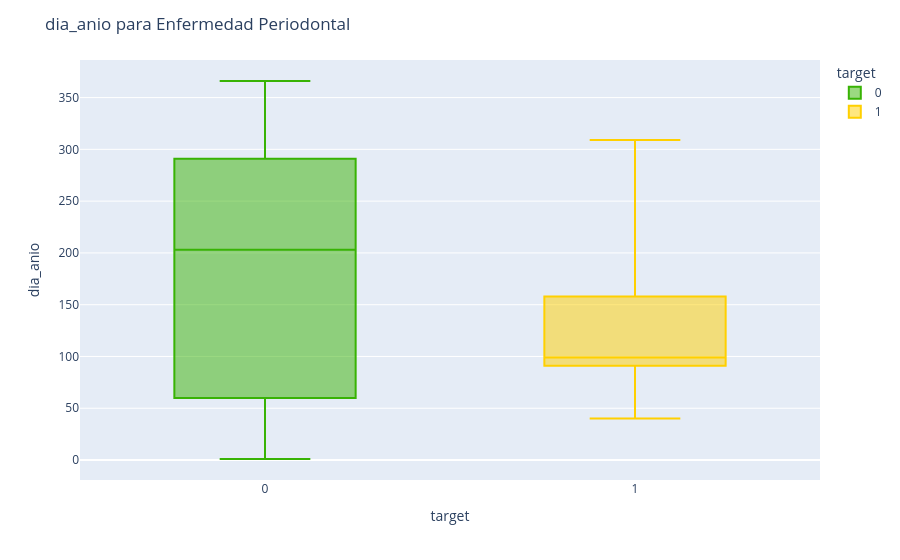
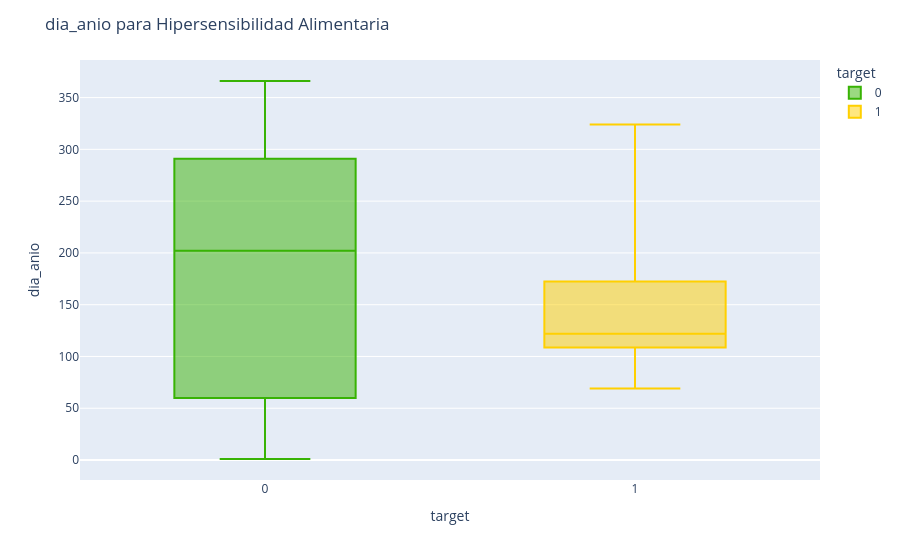
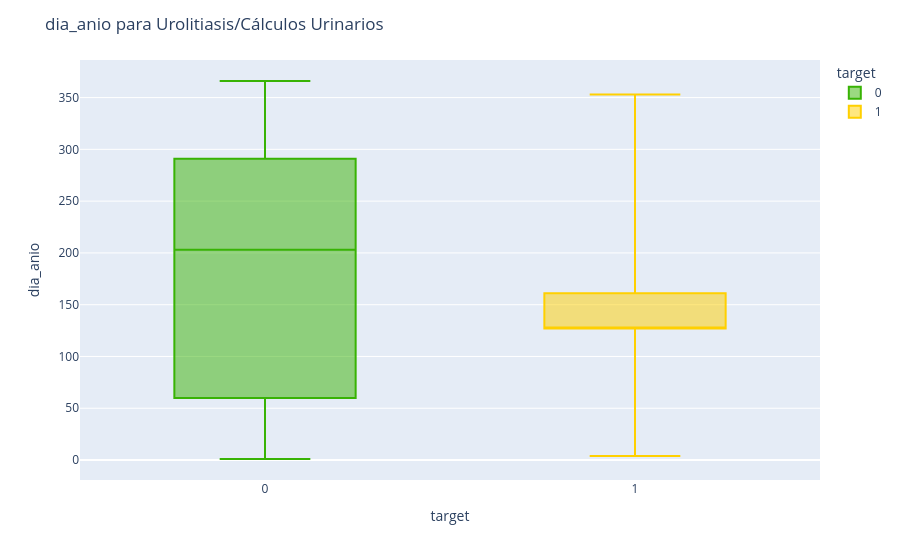
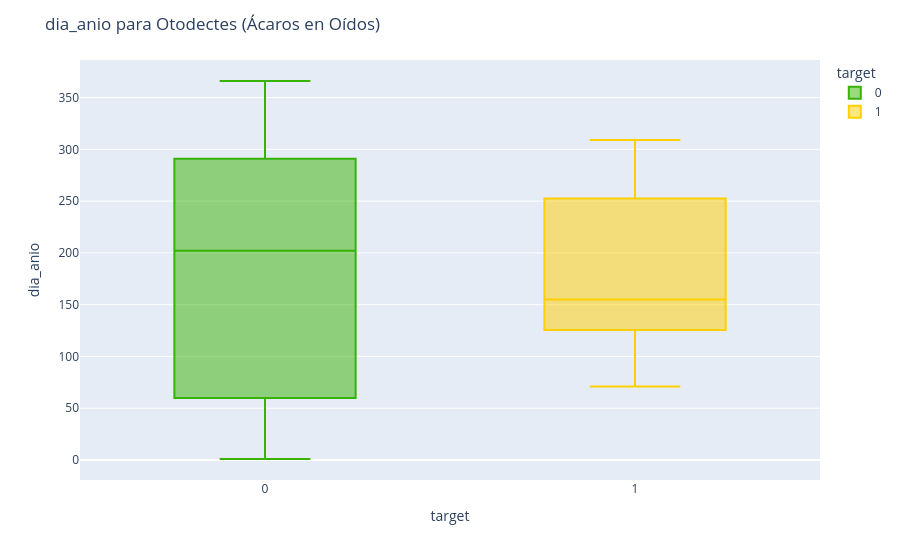

The cell these charts' notebook holds for them, in order:
### Code cell
cols=['cat_raza', 'dia_anio']

# gráfico de nulos
msno.matrix(df2[cols], labels=True)

numeros=['dia_anio']

excluir=['enfermedades', 'raza', 'pronostico_normalizado', 'fecha',"target", "tipo"]

base1=df2[cols+['enfermedades']].fillna(-1)

categorias=[]
for i in cols:
    if i not in numeros:
        categorias.append(i)
        base1[i]=base1[i].astype("category")
        map={-1:"Sin datos"}
        base1 = base1.replace({i: map})
    else:
        map={'No Disponible':-1}
        base1 = base1.replace({i: map})
        base1[i]=base1[i].astype("float")

for k in resultados["enfermedad"].unique():
    base1["target"]=0
    base1["target"].loc[base1["enfermedades"]==k]=1
    df3=df2[df2["enfermedades"]==k].copy()
    print(k)
    print(len(df3))
    
    # graficar histograma números
    plt.figure(figsize=(30,100))
    for i, var in enumerate(numeros):
        plt.subplot(20,5,i+1)
        plt.hist(base1[var],50)
        title_string = var + " para " + k
        plt.title(title_string)
        plt.xlabel(var)
    plt.show()
    # graficar números vs variable
    #plt.figure(figsize=(20,120))
    colores=["#38B304","#FFD000","#0067B1","#D98F08","#2ADAC6","#E6BA02", "#85929E","#2ADAC6","#7E06F3", "#F20F8C"]
    for i, var in enumerate(numeros):
        fig = px.box(base1, x='target', y=var, color="target",color_discrete_sequence=colores) 
        fig.update_traces(boxpoints=False) 
        fig.update_layout(title=var + " para " + k)
        fig.show()



    # graficar categoricas

    for var in categorias:
        if var not in excluir:
            try:
                fig, ax = plt.subplots(figsize=(20,5))
                plot = sns.histplot(data=base1, x=var, hue='target', multiple="fill", shrink=.7, ax=ax )
                ax2 = ax.twinx()
                sns.countplot(x=var, data=base1, edgecolor = "red", facecolor = "white", width=0.1, ax=ax2)
                plot.set_xticklabels(plot.get_xticklabels(), rotation=90)
                title_string = "Acumulado de estado vs. " + var + " para " + k
                sns.move_legend(
                    ax, "lower center",
                    bbox_to_anchor=(.5, 1.1), ncol=3, title=None, frameon=False,
                )
                ax2.grid(False)
                ax.set_ylabel('Conteo normalizado')
                ax2.set_ylabel('Conteo')
                plt.title(title_string)
                
            except:
                print("fallo ", var + " para " + k)
    plt.show()

### Figure 1 — Plotly figure (JSON) as saved in the notebook; plotly's stock layout.template omitted (floating-point values rounded to 4 significant figures; data arrays with more than 128 entries replaced by an {"elided": "..."} marker saying what was removed)
{"data": [{"alignmentgroup": "True", "boxpoints": false, "hovertemplate": "target=%{x}<br>dia_anio=%{y}<extra></extra>", "legendgroup": "0", "marker": {"color": "#38B304"}, "name": "0", "notched": false, "offsetgroup": "0", "orientation": "v", "showlegend": true, "type": "box", "x": {"elided": "25117 int values"}, "x0": " ", "xaxis": "x", "y": {"elided": "25117 float values"}, "y0": " ", "yaxis": "y"}, {"alignmentgroup": "True", "boxpoints": false, "hovertemplate": "target=%{x}<br>dia_anio=%{y}<extra></extra>", "legendgroup": "1", "marker": {"color": "#FFD000"}, "name": "1", "notched": false, "offsetgroup": "1", "orientation": "v", "showlegend": true, "type": "box", "x": [1, 1, 1, 1, 1, 1, 1, 1, 1, 1, 1, 1, 1, 1, 1], "x0": " ", "xaxis": "x", "y": [40.0, 75.0, 81.0, 91.0, 91.0, 91.0, 91.0, 99.0, 158.0, 158.0, 158.0, 227.0, 128.0, 121.0, 309.0], "y0": " ", "yaxis": "y"}], "layout": {"boxmode": "overlay", "legend": {"title": {"text": "target"}, "tracegroupgap": 0}, "margin": {"t": 60}, "title": {"text": "dia_anio para Enfermedad Periodontal"}, "xaxis": {"anchor": "y", "categoryarray": [0, 1], "categoryorder": "array", "domain": [0, 1], "title": {"text": "target"}}, "yaxis": {"anchor": "x", "domain": [0, 1], "title": {"text": "dia_anio"}}}}

### Figure 2 — Plotly figure (JSON) as saved in the notebook; plotly's stock layout.template omitted (floating-point values rounded to 4 significant figures; data arrays with more than 128 entries replaced by an {"elided": "..."} marker saying what was removed)
{"data": [{"alignmentgroup": "True", "boxpoints": false, "hovertemplate": "target=%{x}<br>dia_anio=%{y}<extra></extra>", "legendgroup": "0", "marker": {"color": "#38B304"}, "name": "0", "notched": false, "offsetgroup": "0", "orientation": "v", "showlegend": true, "type": "box", "x": {"elided": "25127 int values"}, "x0": " ", "xaxis": "x", "y": {"elided": "25127 float values"}, "y0": " ", "yaxis": "y"}, {"alignmentgroup": "True", "boxpoints": false, "hovertemplate": "target=%{x}<br>dia_anio=%{y}<extra></extra>", "legendgroup": "1", "marker": {"color": "#FFD000"}, "name": "1", "notched": false, "offsetgroup": "1", "orientation": "v", "showlegend": true, "type": "box", "x": [1, 1, 1, 1, 1], "x0": " ", "xaxis": "x", "y": [122.0, 122.0, 122.0, 324.0, 69.0], "y0": " ", "yaxis": "y"}], "layout": {"boxmode": "overlay", "legend": {"title": {"text": "target"}, "tracegroupgap": 0}, "margin": {"t": 60}, "title": {"text": "dia_anio para Hipersensibilidad Alimentaria"}, "xaxis": {"anchor": "y", "categoryarray": [0, 1], "categoryorder": "array", "domain": [0, 1], "title": {"text": "target"}}, "yaxis": {"anchor": "x", "domain": [0, 1], "title": {"text": "dia_anio"}}}}

### Figure 3 — Plotly figure (JSON) as saved in the notebook; plotly's stock layout.template omitted (floating-point values rounded to 4 significant figures; data arrays with more than 128 entries replaced by an {"elided": "..."} marker saying what was removed)
{"data": [{"alignmentgroup": "True", "boxpoints": false, "hovertemplate": "target=%{x}<br>dia_anio=%{y}<extra></extra>", "legendgroup": "0", "marker": {"color": "#38B304"}, "name": "0", "notched": false, "offsetgroup": "0", "orientation": "v", "showlegend": true, "type": "box", "x": {"elided": "25102 int values"}, "x0": " ", "xaxis": "x", "y": {"elided": "25102 float values"}, "y0": " ", "yaxis": "y"}, {"alignmentgroup": "True", "boxpoints": false, "hovertemplate": "target=%{x}<br>dia_anio=%{y}<extra></extra>", "legendgroup": "1", "marker": {"color": "#FFD000"}, "name": "1", "notched": false, "offsetgroup": "1", "orientation": "v", "showlegend": true, "type": "box", "x": [1, 1, 1, 1, 1, 1, 1, 1, 1, 1, 1, 1, 1, 1, 1, 1, 1, 1, 1, 1, 1, 1, 1, 1, 1, 1, 1, 1, 1, 1], "x0": " ", "xaxis": "x", "y": [127.0, 127.0, 127.0, 127.0, 127.0, 127.0, 127.0, 127.0, 127.0, 127.0, 127.0, 127.0, 127.0, 127.0, 127.0, 127.0, 127.0, 127.0, 161.0, 255.0, 278.0, 313.0, 311.0, 319.0, 4.0, 108.0, 143.0, 259.0, 353.0, 19.0], "y0": " ", "yaxis": "y"}], "layout": {"boxmode": "overlay", "legend": {"title": {"text": "target"}, "tracegroupgap": 0}, "margin": {"t": 60}, "title": {"text": "dia_anio para Urolitiasis/Cálculos Urinarios"}, "xaxis": {"anchor": "y", "categoryarray": [0, 1], "categoryorder": "array", "domain": [0, 1], "title": {"text": "target"}}, "yaxis": {"anchor": "x", "domain": [0, 1], "title": {"text": "dia_anio"}}}}

### Figure 4 — Plotly figure (JSON) as saved in the notebook; plotly's stock layout.template omitted (floating-point values rounded to 4 significant figures; data arrays with more than 128 entries replaced by an {"elided": "..."} marker saying what was removed)
{"data": [{"alignmentgroup": "True", "boxpoints": false, "hovertemplate": "target=%{x}<br>dia_anio=%{y}<extra></extra>", "legendgroup": "0", "marker": {"color": "#38B304"}, "name": "0", "notched": false, "offsetgroup": "0", "orientation": "v", "showlegend": true, "type": "box", "x": {"elided": "25124 int values"}, "x0": " ", "xaxis": "x", "y": {"elided": "25124 float values"}, "y0": " ", "yaxis": "y"}, {"alignmentgroup": "True", "boxpoints": false, "hovertemplate": "target=%{x}<br>dia_anio=%{y}<extra></extra>", "legendgroup": "1", "marker": {"color": "#FFD000"}, "name": "1", "notched": false, "offsetgroup": "1", "orientation": "v", "showlegend": true, "type": "box", "x": [1, 1, 1, 1, 1, 1, 1, 1], "x0": " ", "xaxis": "x", "y": [155.0, 155.0, 309.0, 71.0, 110.0, 141.0, 236.0, 269.0], "y0": " ", "yaxis": "y"}], "layout": {"boxmode": "overlay", "legend": {"title": {"text": "target"}, "tracegroupgap": 0}, "margin": {"t": 60}, "title": {"text": "dia_anio para Otodectes (Ácaros en Oídos)"}, "xaxis": {"anchor": "y", "categoryarray": [0, 1], "categoryorder": "array", "domain": [0, 1], "title": {"text": "target"}}, "yaxis": {"anchor": "x", "domain": [0, 1], "title": {"text": "dia_anio"}}}}
